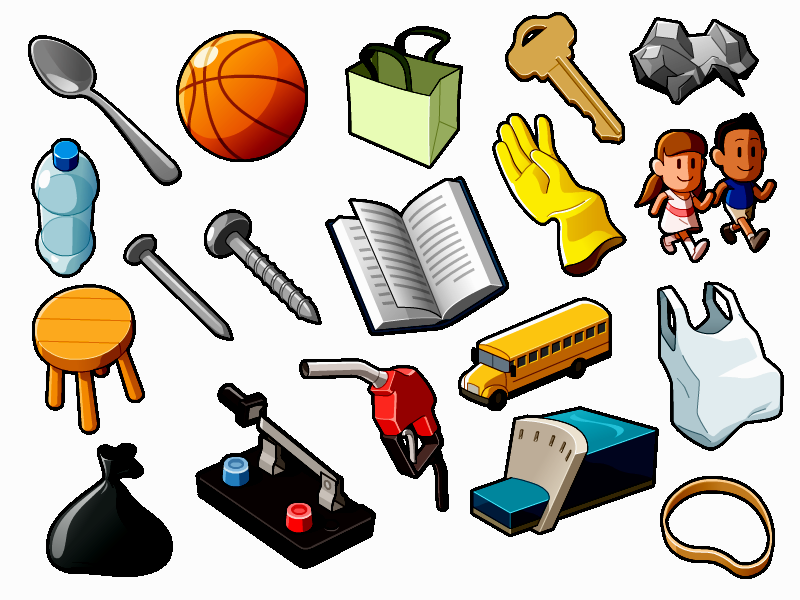
#> input picture rsc/objetos2.png, 800 x 600 px, found by its file name
$ python questao-1.py
#> lines starting #> are read from the running program, lines starting #| are printed output that depends on the picture; after the words box and inside, x2 and y2 are one past the last pixel; in counts of white or black regions, pixels touching at a corner belong together
import sys

import cv2 as cv
import numpy as np
from matplotlib import pyplot as plt

caminho_imagem = 'rsc/objetos2.png'

if len(sys.argv) >= 2:
    caminho_imagem = sys.argv[1]

img = cv.imread(caminho_imagem, 0)
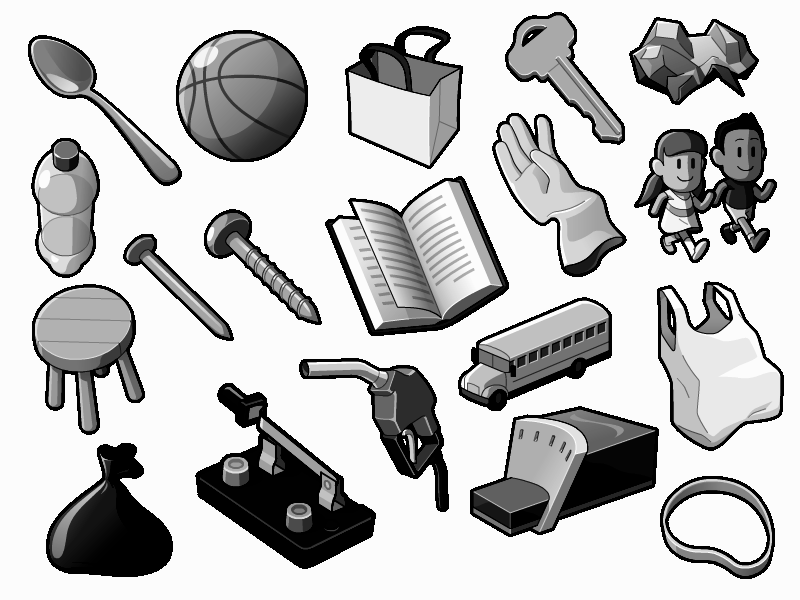
#> img: shape (600, 800); min 0, max 252, mean 193.1

T = 127

_, imagem_binaria = cv.threshold(img, T, 255, 0)
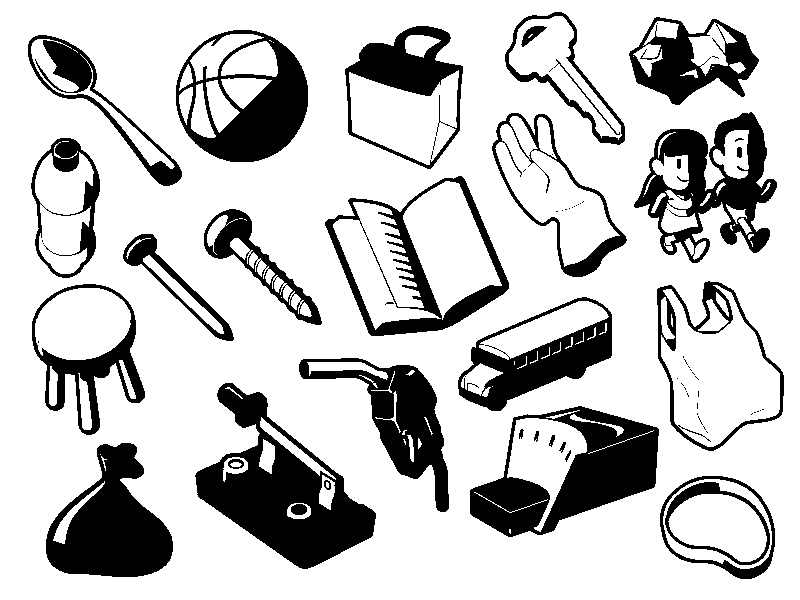
#> imagem_binaria: shape (600, 800); 77.7% white; 77 black regions (45 under 20 px)

lista_contorno, _ = cv.findContours(imagem_binaria, 1, 2)
#> lista_contorno = 340 contours, 233 with area under 20; largest, box (x1, y1, x2, y2) and area: (0, 0, 800, 600) 478601, (324, 175, 510, 337) 19765, (469, 405, 660, 538) 16582, (194, 382, 377, 570) 16328, (656, 280, 785, 452) 14828

for i in range(len(lista_contorno)):
    lista_contorno[i] = np.uint64(lista_contorno[i])
#> after the loop, lista_contorno = 340 items

contador_preto = 0
contador_branco = 0

for linha in imagem_binaria:
    for i in range(len(linha)):
        if linha[i] == 0:
            contador_preto += 1
        else:
            contador_branco += 1
#> after the loop, contador_branco = 372946; contador_preto = 107054

plt.subplot(2, 1, 1), plt.imshow(img, cmap='gray')
plt.title('Original'), plt.xticks([]), plt.yticks([])

plt.subplot(2, 1, 2), plt.imshow(imagem_binaria, cmap='gray')
plt.title(f'Binária - pretos: {contador_preto} / brancos: {contador_branco}'), plt.xticks([]), plt.yticks([])
plt.show()
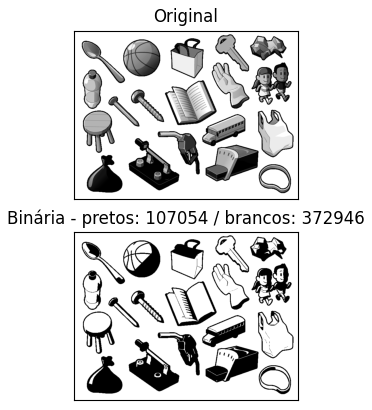
#> figure drawn by matplotlib, 2 panels

cv.imshow('image', imagem_binaria)


def evento_mouse(event, x, y, flags, param):
    if(event == cv.EVENT_LBUTTONDOWN):

        print(f'Ponto ({x}, {y})')
        pixel = imagem_binaria[y][x]

        if pixel != 0:
            print('Pixel branco')
        else:
            contorno = None
            for i in range(len(lista_contorno)):
                if cv.pointPolygonTest(lista_contorno[i], (x, y), False) >= 0:
                    contorno = lista_contorno[i]
                    break

            try:
                area = round(cv.contourArea(contorno), 2)
                perimetro = round(cv.arcLength(contorno, True), 2)
                diametro = round(np.sqrt(4*area/np.pi), 2)
            except:
                area = '<erro objeto muito grande>'
                perimetro = '<erro objeto muito grande>'
                diametro = '<erro objeto muito grande>'

            print('Área:', area)
            print('Perímetro:', perimetro)
            print('Diâmetro:', diametro)

        print()


k = None
while k != 27:
    cv.setMouseCallback('image', evento_mouse)
    k = cv.waitKey(1) & 0xFF
#> (key Esc is pressed here)
